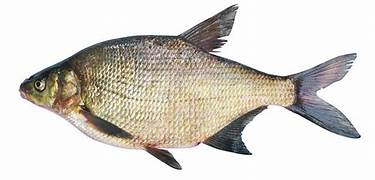
#> input picture sample_images/OIP (1).jpeg, 375 x 180 px
$ python extract_measurements.py '../sample_images/OIP (1).jpeg'
#> lines starting #> are read from the running program, lines starting #| are printed output that depends on the picture; after the words box and inside, x2 and y2 are one past the last pixel; in counts of white or black regions, pixels touching at a corner belong together; long printed decimals are rounded
import cv2
import numpy as np

def extract_measurements_pixels(image_path, debug=False):
    """Extract basic measurements in PIXELS from an image of a single fish on a plain background.

    Returns a dict with Length3 (longest axis), Height (bbox height), Width (bbox width),
    and approximate Length1/Length2 as fractions of Length3.

    NOTE: This returns measurements in PIXELS. Convert to cm by dividing by pixels_per_cm
    (provided by user) or calibrate using a ruler present in the image.
    """
#> called with image_path = '../sample_images/OIP (1).jpeg', debug = True
    img = cv2.imread(image_path)
#> img is the input picture: shape (180, 375, 3); mean B, G, R 204.5, 210.9, 214.9
    if img is None:
        raise ValueError(f"Could not read image: {image_path}")
    h_img, w_img = img.shape[:2]
#> h_img = 180; w_img = 375

    # Resize for faster processing while keeping aspect ratio (but keep scale consistent)
    scale = 1.0
    max_dim = 1200
    if max(h_img, w_img) > max_dim:
        scale = max_dim / max(h_img, w_img)
        img = cv2.resize(img, (int(w_img*scale), int(h_img*scale)), interpolation=cv2.INTER_AREA)

    gray = cv2.cvtColor(img, cv2.COLOR_BGR2GRAY)
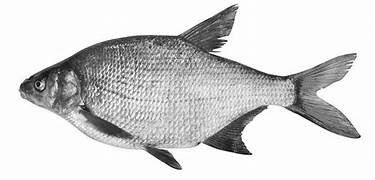
#> gray: shape (180, 375); min 0, max 255, mean 211.4
    # Use morphological operations + adaptive threshold for robustness
    blur = cv2.GaussianBlur(gray, (5,5), 0)
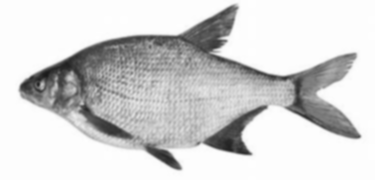
#> blur: shape (180, 375); min 26, max 254, mean 211.4
    _, thresh = cv2.threshold(blur, 0, 255, cv2.THRESH_BINARY + cv2.THRESH_OTSU)
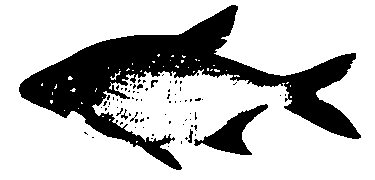
#> thresh: shape (180, 375); 74.7% white; 75 black regions (69 under 20 px), largest, box (x1, y1, x2, y2) and area: (19, 5, 361, 170) 15306, (194, 104, 268, 155) 1333, (188, 129, 193, 143) 37, (151, 80, 158, 88) 28, (121, 109, 128, 120) 27, (137, 84, 143, 89) 22

    # Invert if background is dark
    white_ratio = np.sum(thresh==255) / thresh.size
#> white_ratio = 0.747
    if white_ratio < 0.5:
        thresh = 255 - thresh

    # Clean small noise
    kernel = cv2.getStructuringElement(cv2.MORPH_ELLIPSE, (5,5))
    morph = cv2.morphologyEx(thresh, cv2.MORPH_CLOSE, kernel, iterations=2)
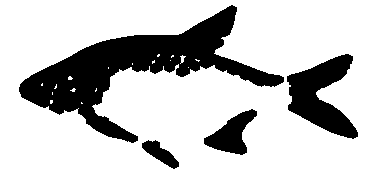
#> morph: shape (180, 375); 77.5% white; 4 black regions, box (x1, y1, x2, y2) and area: (19, 5, 284, 143) 10527, (287, 54, 358, 139) 3033, (204, 109, 257, 155) 1174, (142, 140, 179, 169) 476

    contours, _ = cv2.findContours(morph, cv2.RETR_EXTERNAL, cv2.CHAIN_APPROX_SIMPLE)
#> contours = [[[0, 0], [0, 179], [374, 179], [374, 0]]]
    if not contours:
        return None

    # Assume largest contour is the fish
    c = max(contours, key=cv2.contourArea)
#> c = [[0, 0], [0, 179], [374, 179], [374, 0]]
    area = cv2.contourArea(c)
#> area = 66946
    if area < 100:  # too small
        return None

    # Minimum area rectangle and its size
    rect = cv2.minAreaRect(c)
#> rect = ((187, 89.5), (179, 374), -90)
    (cx, cy), (w, h), angle = rect
#> cx = 187; cy = 89.5; w = 179; h = 374; angle = -90
    length_px = max(w, h)
#> length_px = 374
    width_px  = min(w, h)
#> width_px = 179
    bbox_w, bbox_h = w, h
#> bbox_w = 179; bbox_h = 374

    # Principal axis via PCA on contour points for more robust major axis
    data_pts = c.reshape(-1,2).astype(np.float64)
#> data_pts = [[0, 0], [0, 179], [374, 179], [374, 0]]
    data_pts_mean = data_pts.mean(axis=0)
#> data_pts_mean = [187, 89.5]
    cov = np.cov((data_pts - data_pts_mean).T)
#> cov = [[46625.3, 0], [0, 10680.3]]
    eigvals, eigvecs = np.linalg.eig(cov)
#> eigvals = [46625.3, 10680.3]; eigvecs = [[1, 0], [0, 1]]
    major_vec = eigvecs[:, np.argmax(eigvals)]
#> major_vec = [1, 0]
    # Project contour points onto major axis to find extreme points
    projections = (data_pts - data_pts_mean) @ major_vec
#> projections = [-187, -187, 187, 187]
    min_p = projections.min()
#> min_p = -187
    max_p = projections.max()
#> max_p = 187
    # Length along major axis in pixels
    length_major = max_p - min_p
#> length_major = 374

    # Height: bbox_h (smaller axis) approximated as body height in px
    height_px = bbox_h
#> height_px = 374

    # Estimate length1 and length2 as fractions (placeholders)
    length1_px = length_major * 0.90
#> length1_px = 336.6
    length2_px = length_major * 0.97
#> length2_px = 362.8

    result = {
        "Length3_px": float(length_major),
        "Length1_px": float(length1_px),
        "Length2_px": float(length2_px),
        "Height_px": float(height_px),
        "Width_px": float(width_px),
        "contour_area": float(area),
        "angle_deg": float(angle)
    }
#> result = {'Length3_px': 374, 'Length1_px': 336.6, 'Length2_px': 362.8, 'Height_px': 374, 'Width_px': 179, 'contour_area': 66946, 'angle_deg': -90}
    if debug:
        result["debug_img_shape"] = img.shape
    # If we scaled down the image, convert back to original pixel scale
    if scale != 1.0:
        inv_scale = 1.0/scale
        for k in list(result.keys()):
            if k.endswith("_px"):
                result[k] = result[k] * inv_scale
    return result

if __name__ == "__main__":
    import sys, json
    if len(sys.argv) < 2:
        print("Usage: python extract_measurements.py path/to/image.jpg")
        sys.exit(0)
    img = sys.argv[1]
    res = extract_measurements_pixels(img, debug=True)
#> res = {'Length3_px': 374, 'Length1_px': 336.6, 'Length2_px': 362.8, 'Height_px': 374, 'Width_px': 179, 'contour_area': 66946, 'angle_deg': -90, 'debug_img_shape': (180, 375, 3)}
    print(json.dumps(res, indent=2))
#| {
#|   "Length3_px": 374.0,
#|   "Length1_px": 336.6,
#|   "Length2_px": 362.78,
#|   "Height_px": 374.0,
#|   "Width_px": 179.0,
#|   "contour_area": 66946.0,
#|   "angle_deg": -90.0,
#|   "debug_img_shape": [
#|     180,
#|     375,
#|     3
#> (further printed lines are left out)

$ run again, on sample_images/origin.jpg
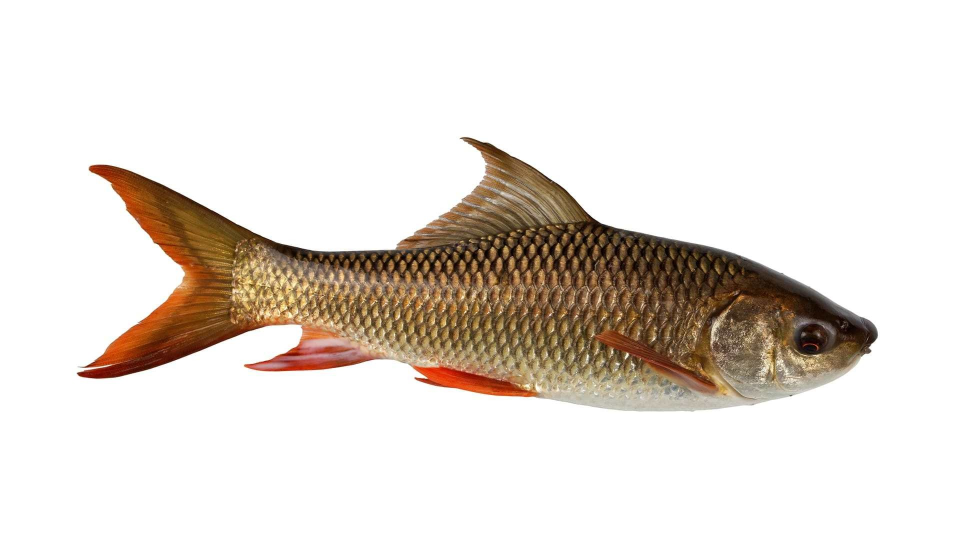
#> input picture sample_images/origin.jpg, 1960 x 1119 px (shown at 1/2 size)
#> in extract_measurements_pixels, img is the input picture: shape (1119, 1960, 3); mean B, G, R 216, 222.6, 229.7
#> img: shape (685, 1200, 3)
#> in extract_measurements_pixels, `_, thresh = cv2.threshold(blur, 0, 255, cv2.THRESH_BINARY + cv2.THRESH..`:
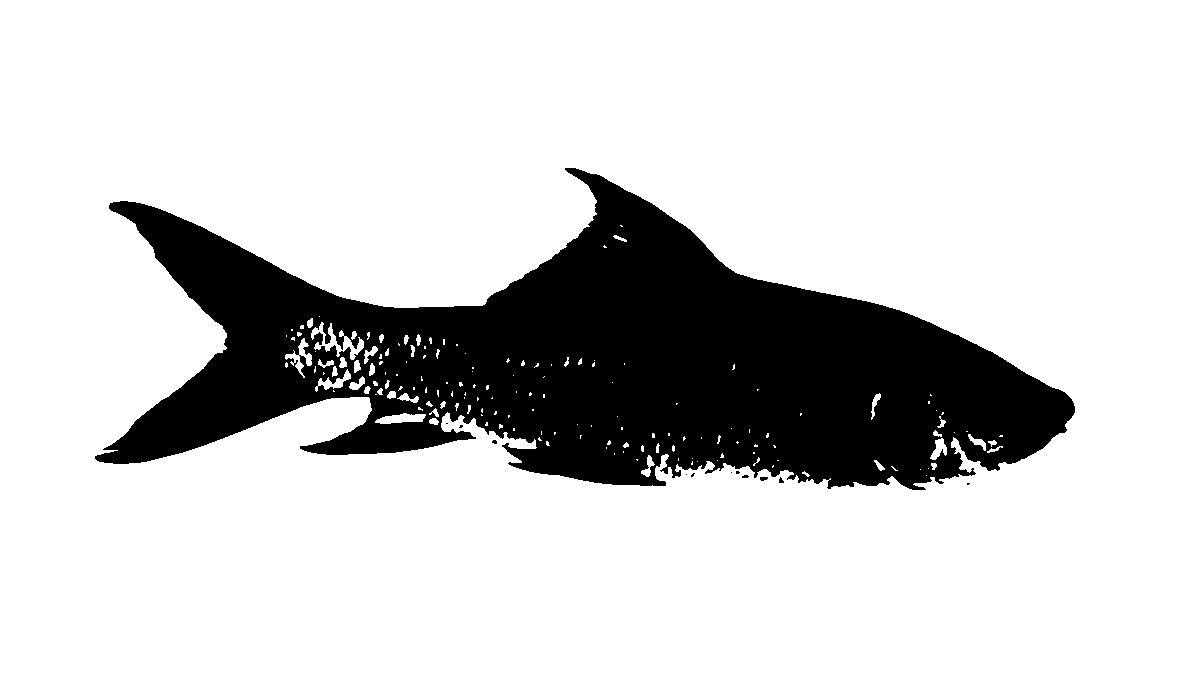
#> thresh: shape (685, 1200); 81.3% white; 12 black regions (9 under 20 px), largest, box (x1, y1, x2, y2) and area: (95, 168, 1075, 490) 153629, (760, 477, 768, 481) 26, (779, 477, 784, 483) 20
#> white_ratio = 0.813
#> in extract_measurements_pixels, `morph = cv2.morphologyEx(thresh, cv2.MORPH_CLOSE, kernel, iterations=2)`:
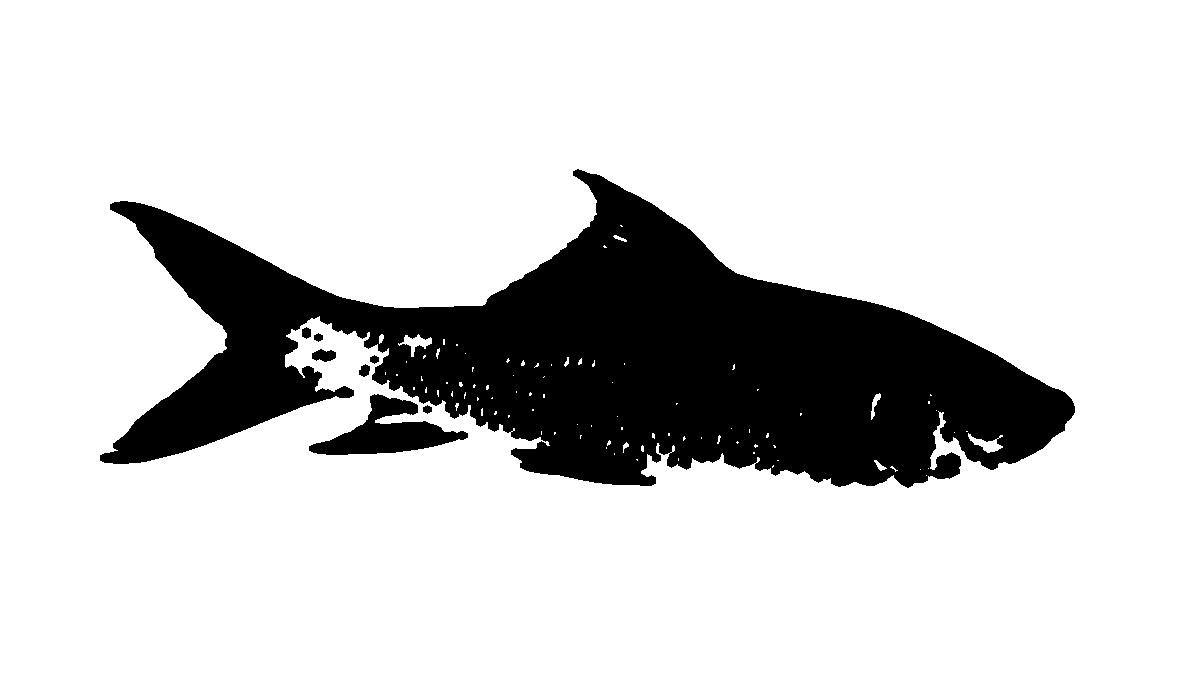
#> morph: shape (685, 1200); 81.9% white; 8 black regions, largest, box (x1, y1, x2, y2) and area: (100, 169, 1075, 488) 144007, (309, 394, 468, 455) 4241, (312, 349, 336, 362) 223
#> contours = [[[0, 0], [0, 684], [1199, 684], [1199, 0]]]
#> c = [[0, 0], [0, 684], [1199, 684], [1199, 0]]
#> area = 820116
#> rect = ((599.5, 342), (684, 1199), -90)
#> cx = 599.5; cy = 342; w = 684; h = 1199; angle = -90
#> length_px = 1199
#> width_px = 684
#> bbox_h = 1199
#> data_pts = [[0, 0], [0, 684], [1199, 684], [1199, 0]]
#> data_pts_mean = [599.5, 342]
#> cov = [[479200.3, 0], [0, 155952]]
#> eigvals = [479200.3, 155952]; eigvecs = [[1, 0], [0, 1]]
#> major_vec = [1, 0]
#> projections = [-599.5, -599.5, 599.5, 599.5]
#> min_p = -599.5
#> max_p = 599.5
#> length_major = 1199
#> length1_px = 1079.1
#> length2_px = 1163
#> in extract_measurements_pixels, `result = { "Length3_px": float(length_major), "Length1_px": float(leng..`: result = {'Length3_px': 1199, 'Length1_px': 1079.1, 'Length2_px': 1163, 'Height_px': 1199, 'Width_px': 684, 'contour_area': 820116, 'angle_deg': -90}
#> the loop in extract_measurements_pixels, `for k in list(result.keys()):` made 8 passes
#> k on passes 1 to 8: 'Length3_px', 'Length1_px', 'Length2_px', 'Height_px', 'Width_px', 'contour_area', 'angle_deg', 'debug_img_shape'
#> after the loop in extract_measurements_pixels, `for k in list(result.keys()):`: result = {'Length3_px': 1958.4, 'Length1_px': 1762.5, 'Length2_px': 1899.6, 'Height_px': 1958.4, 'Width_px': 1117.2, 'contour_area': 820116, 'angle_deg': -90, 'debug_img_shape': (685, 1200, 3)}
#> res has the same summary as result in extract_measurements_pixels
#| {
#|   "Length3_px": 1958.367,
#|   "Length1_px": 1762.530,
#|   "Length2_px": 1899.616,
#|   "Height_px": 1958.367,
#|   "Width_px": 1117.2,
#> (further printed lines are left out)
